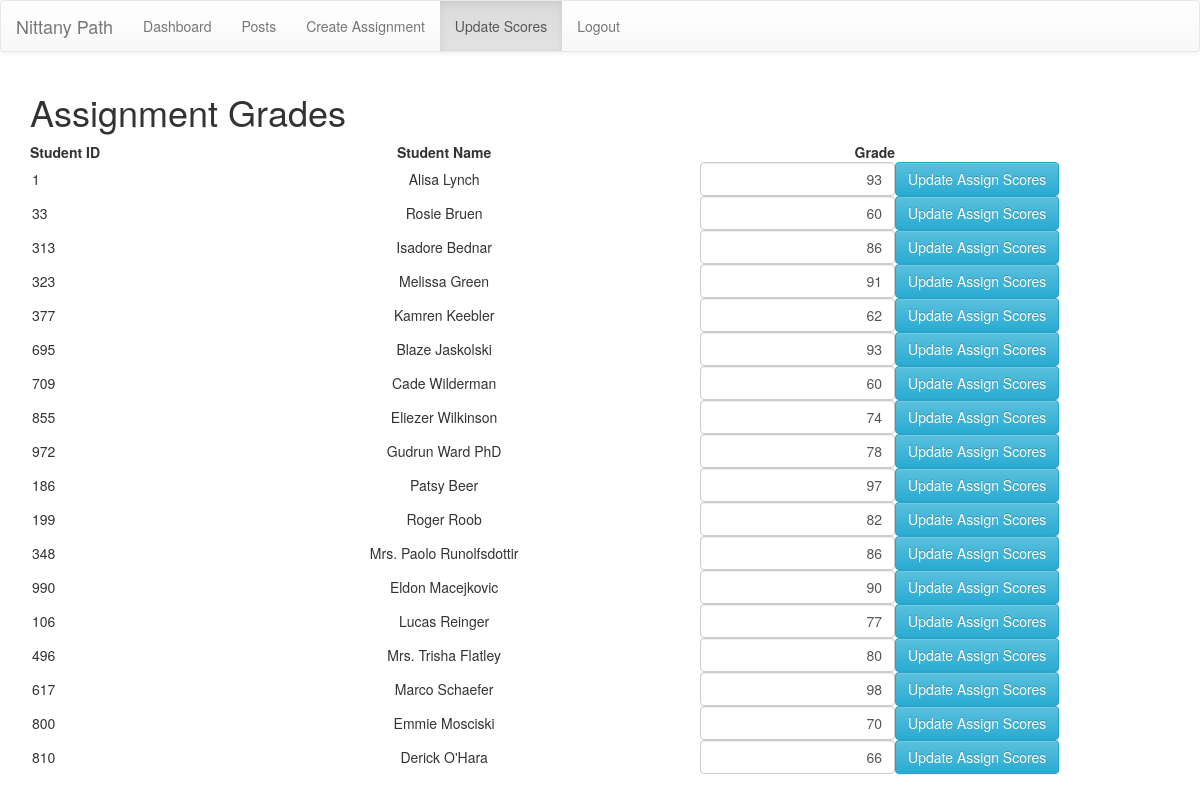
Page /enterAssignmentGrades/1 (signed in) on the committed database.
### app.py (models this page shows)
class Student(db.Model):
    SID = db.Column(db.Text, primary_key=True)
    Name = db.Column(db.Text)
    Email = db.Column(db.Text)
    Age = db.Column(db.Text)
    Zip = db.Column(db.Text)
    Phone = db.Column(db.Text)
    Gender = db.Column(db.Text)
    Password = db.Column(db.Text, nullable=False)
    Street = db.Column(db.Text)

class AssignmentAssigned(db.Model):
    SID = db.Column(db.Text, primary_key=True)
    ASSIGN_ID = db.Column(db.Text, primary_key=True)
    Grade = db.Column(db.Text)

### app.py (the view)
@app.route('/enterAssignmentGrades/<assignId>', methods=['POST', 'GET'])
@login_required
def enterAssignmentGrades(assignId):
    user = current_user
    if user.user_role == 1:
        user = Student.query.filter_by(Email = current_user.email).first()
        teachAssist = AssistsTT.query.filter_by(SID = user.SID).first()
        if teachAssist is None:
            return '<h1>This page is only for Faculty and Assistants.</h1><br><h3><a href="'+url_for('dashboard')+ '"> Back to Dashboard! </a></h3>'
    elif user.user_role == 2:
        user = Professor.query.filter_by(Email = current_user.email).first()
    assignments  = AssignmentAssigned.query.filter_by(ASSIGN_ID = assignId).all()
    data = [(assign.SID,Student.query.filter_by(SID = assign.SID).first().Name, assign.Grade, assign.ASSIGN_ID)for assign in assignments]
    return render_template('assignGrade.html', user=user, data=data, type = 2,role = current_user.user_role)

### app.py (called while the page is built)
@login_manager.user_loader
def load_user(id):
    return User.query.get(int(id))

### templates/assignGrade.html (shortened to what this page needs)
{% extends "baseLayout.html" %}
{%block navContent%}
    <li class=""><a href="{{url_for('dashboard')}}">Dashboard<span class="sr-only">(current)</span></a></li>
    <li class=""><a href="{{url_for('posts')}}">Posts<span class="sr-only">(current)</span></a></li>
    {%if role == 2%}
    <li class=""><a href="{{url_for('create_assignment')}}">Create Assignment<span class="sr-only">(current)</span></a></li>
    {%endif%}
    <li class="active"><a href="{{url_for('assignments')}}">Update Scores<span class="sr-only">(current)</span></a></li>
    <li class=""><a href="{{url_for('logout')}}">Logout<span class="sr-only">(current)</span></a></li>
{%endblock%}
{%block dashBlock%}
<div class="container">
    <h1>{%if type == 1%}Exam{%endif%}{%if type == 2%}Assignment{%endif%}  Grades</h1>
    <div class="row">
        <div class="col">
            <div class="container card">
            <table style="width: 100%;">
            <tr>
                <th>
                    Student ID
                </th>
                <th style="text-align: center;">
                    Student Name
                </th>
                <th style="text-align: right;">
                    Grade
                </th>
                <th>
                </th>
            </tr>
            {%for entry in data%}
                <tr>
                    {%if type == 2%}
                    <form class="form" method="POST" action={{url_for('updateAssignGrade', assignID = entry[3])}}>
                    <td>
                        <input type="text" name="SID" style="border: 0;" value={{entry[0]}} readonly="true">
                    </td>
                    <td align="center">
                        {{entry[1]}}
                    </td>
                    <td align="right">
                        <input type="text" style="width: max-content; text-align: right;" class="form-control" name="Grade" value={{entry[2]}}>
                    </td>
                    <td>
                        <button class="btn btn-info" type="submit">Update Assign Scores</button>
                    </td>
                    </form>
                    {%endif%}
                </tr>
            {%endfor%}
            </table>
            </div>
        </div>
    </div>
    <br><br>
</div>
{%endblock%}

### rows in the picture
Student: Name "Alisa Lynch"
AssignmentAssigned: Grade "93"
AssignmentAssigned: SID "33", Grade "60"
Student: Name "Rosie Bruen"
AssignmentAssigned: SID "313", Grade "86"
Student: Name "Isadore Bednar"
AssignmentAssigned: SID "323", Grade "91"
Student: Name "Melissa Green"
AssignmentAssigned: SID "377", Grade "62"
Student: Name "Kamren Keebler"
AssignmentAssigned: SID "695", Grade "93"
Student: Name "Blaze Jaskolski"
AssignmentAssigned: SID "709", Grade "60"
Student: Name "Cade Wilderman"
AssignmentAssigned: SID "855", Grade "74"
Student: Name "Eliezer Wilkinson"
AssignmentAssigned: SID "972", Grade "78"
Student: Name "Gudrun Ward PhD"
AssignmentAssigned: SID "186", Grade "97"
Student: Name "Patsy Beer"
AssignmentAssigned: SID "199", Grade "82"
Student: Name "Roger Roob"
AssignmentAssigned: SID "348", Grade "86"
Student: Name "Mrs. Paolo Runolfsdottir"
AssignmentAssigned: SID "990", Grade "90"
Student: Name "Eldon Macejkovic"
AssignmentAssigned: SID "106", Grade "77"
Student: Name "Lucas Reinger"
AssignmentAssigned: SID "496", Grade "80"
Student: Name "Mrs. Trisha Flatley"
AssignmentAssigned: SID "617", Grade "98"
Student: Name "Marco Schaefer"
AssignmentAssigned: SID "800", Grade "70"
Student: Name "Emmie Mosciski"
AssignmentAssigned: SID "810", Grade "66"
Student: Name "Derick O'Hara"
